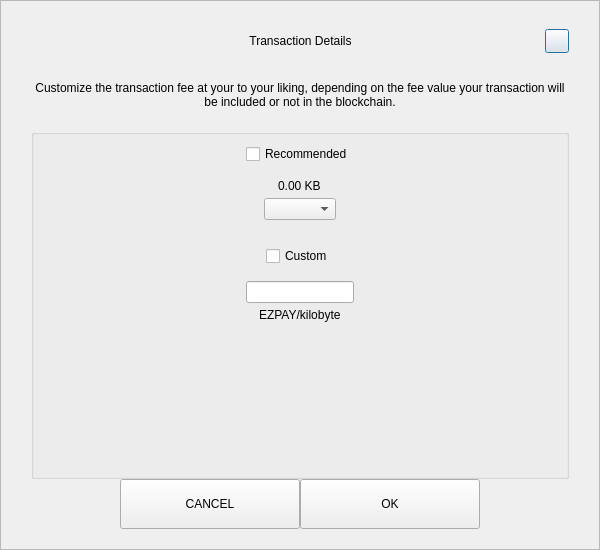
<?xml version="1.0" encoding="UTF-8"?>
<ui version="4.0">
 <class>SendCustomFeeDialog</class>
 <widget class="QDialog" name="SendCustomFeeDialog">
  <property name="geometry">
   <rect>
    <x>0</x>
    <y>0</y>
    <width>600</width>
    <height>550</height>
   </rect>
  </property>
  <property name="windowTitle">
   <string>Form</string>
  </property>
  <layout class="QVBoxLayout" name="verticalLayout_3">
   <property name="spacing">
    <number>0</number>
   </property>
   <property name="leftMargin">
    <number>0</number>
   </property>
   <property name="topMargin">
    <number>0</number>
   </property>
   <property name="rightMargin">
    <number>0</number>
   </property>
   <property name="bottomMargin">
    <number>0</number>
   </property>
   <item>
    <widget class="QFrame" name="frame">
     <property name="styleSheet">
      <string notr="true"/>
     </property>
     <property name="frameShape">
      <enum>QFrame::StyledPanel</enum>
     </property>
     <property name="frameShadow">
      <enum>QFrame::Raised</enum>
     </property>
     <layout class="QVBoxLayout" name="verticalLayout_2">
      <property name="spacing">
       <number>0</number>
      </property>
      <property name="leftMargin">
       <number>30</number>
      </property>
      <property name="topMargin">
       <number>20</number>
      </property>
      <property name="rightMargin">
       <number>30</number>
      </property>
      <property name="bottomMargin">
       <number>20</number>
      </property>
      <item>
       <layout class="QHBoxLayout" name="horizontalLayout_3">
        <property name="spacing">
         <number>0</number>
        </property>
        <item>
         <spacer name="horizontalSpacer_21">
          <property name="orientation">
           <enum>Qt::Horizontal</enum>
          </property>
          <property name="sizeHint" stdset="0">
           <size>
            <width>40</width>
            <height>20</height>
           </size>
          </property>
         </spacer>
        </item>
        <item>
         <widget class="QLabel" name="labelTitle">
          <property name="minimumSize">
           <size>
            <width>0</width>
            <height>40</height>
           </size>
          </property>
          <property name="maximumSize">
           <size>
            <width>16777215</width>
            <height>40</height>
           </size>
          </property>
          <property name="styleSheet">
           <string notr="true">padding-left:24px;</string>
          </property>
          <property name="text">
           <string>Transaction Details</string>
          </property>
          <property name="alignment">
           <set>Qt::AlignCenter</set>
          </property>
          <property name="margin">
           <number>7</number>
          </property>
         </widget>
        </item>
        <item>
         <spacer name="horizontalSpacer">
          <property name="orientation">
           <enum>Qt::Horizontal</enum>
          </property>
          <property name="sizeHint" stdset="0">
           <size>
            <width>40</width>
            <height>20</height>
           </size>
          </property>
         </spacer>
        </item>
        <item>
         <widget class="QPushButton" name="btnEsc">
          <property name="minimumSize">
           <size>
            <width>24</width>
            <height>24</height>
           </size>
          </property>
          <property name="maximumSize">
           <size>
            <width>24</width>
            <height>24</height>
           </size>
          </property>
          <property name="text">
           <string/>
          </property>
         </widget>
        </item>
       </layout>
      </item>
      <item>
       <spacer name="verticalSpacer_2">
        <property name="orientation">
         <enum>Qt::Vertical</enum>
        </property>
        <property name="sizeType">
         <enum>QSizePolicy::Fixed</enum>
        </property>
        <property name="sizeHint" stdset="0">
         <size>
          <width>20</width>
          <height>20</height>
         </size>
        </property>
       </spacer>
      </item>
      <item>
       <widget class="QLabel" name="labelMessage">
        <property name="text">
         <string>Customize the transaction fee at your to your liking, depending on the fee value your transaction will be included or not in the blockchain.</string>
        </property>
        <property name="alignment">
         <set>Qt::AlignCenter</set>
        </property>
        <property name="wordWrap">
         <bool>true</bool>
        </property>
       </widget>
      </item>
      <item>
       <spacer name="verticalSpacer_3">
        <property name="orientation">
         <enum>Qt::Vertical</enum>
        </property>
        <property name="sizeType">
         <enum>QSizePolicy::Fixed</enum>
        </property>
        <property name="sizeHint" stdset="0">
         <size>
          <width>20</width>
          <height>20</height>
         </size>
        </property>
       </spacer>
      </item>
      <item>
       <widget class="QGroupBox" name="groupBox">
        <property name="title">
         <string/>
        </property>
        <layout class="QVBoxLayout" name="verticalLayout">
         <property name="leftMargin">
          <number>12</number>
         </property>
         <property name="rightMargin">
          <number>12</number>
         </property>
         <item>
          <layout class="QVBoxLayout" name="verticalLayout_4">
           <property name="spacing">
            <number>5</number>
           </property>
           <item alignment="Qt::AlignHCenter">
            <widget class="QCheckBox" name="checkBoxRecommended">
             <property name="text">
              <string>Recommended</string>
             </property>
            </widget>
           </item>
           <item>
            <spacer name="verticalSpacer_5">
             <property name="orientation">
              <enum>Qt::Vertical</enum>
             </property>
             <property name="sizeType">
              <enum>QSizePolicy::Fixed</enum>
             </property>
             <property name="sizeHint" stdset="0">
              <size>
               <width>20</width>
               <height>10</height>
              </size>
             </property>
            </spacer>
           </item>
           <item alignment="Qt::AlignHCenter">
            <widget class="QLabel" name="labelFee">
             <property name="text">
              <string>0.00 KB</string>
             </property>
            </widget>
           </item>
           <item alignment="Qt::AlignHCenter">
            <widget class="QComboBox" name="comboBoxRecommended"/>
           </item>
          </layout>
         </item>
         <item>
          <spacer name="verticalSpacer">
           <property name="orientation">
            <enum>Qt::Vertical</enum>
           </property>
           <property name="sizeType">
            <enum>QSizePolicy::Fixed</enum>
           </property>
           <property name="sizeHint" stdset="0">
            <size>
             <width>20</width>
             <height>20</height>
            </size>
           </property>
          </spacer>
         </item>
         <item>
          <layout class="QVBoxLayout" name="verticalLayout_5">
           <property name="spacing">
            <number>5</number>
           </property>
           <item alignment="Qt::AlignHCenter">
            <widget class="QCheckBox" name="checkBoxCustom">
             <property name="text">
              <string>Custom</string>
             </property>
            </widget>
           </item>
           <item>
            <spacer name="verticalSpacer_6">
             <property name="orientation">
              <enum>Qt::Vertical</enum>
             </property>
             <property name="sizeType">
              <enum>QSizePolicy::Fixed</enum>
             </property>
             <property name="sizeHint" stdset="0">
              <size>
               <width>20</width>
               <height>10</height>
              </size>
             </property>
            </spacer>
           </item>
           <item alignment="Qt::AlignHCenter">
            <widget class="QLineEdit" name="lineEditCustomFee"/>
           </item>
           <item alignment="Qt::AlignHCenter">
            <widget class="QLabel" name="labelCustomFee">
             <property name="text">
              <string>EZPAY/kilobyte</string>
             </property>
            </widget>
           </item>
          </layout>
         </item>
         <item>
          <spacer name="verticalSpacer_4">
           <property name="orientation">
            <enum>Qt::Vertical</enum>
           </property>
           <property name="sizeHint" stdset="0">
            <size>
             <width>20</width>
             <height>40</height>
            </size>
           </property>
          </spacer>
         </item>
        </layout>
       </widget>
      </item>
      <item>
       <layout class="QHBoxLayout" name="horizontalLayout" stretch="1,2,2,1">
        <item>
         <spacer name="horizontalSpacer1">
          <property name="orientation">
           <enum>Qt::Horizontal</enum>
          </property>
          <property name="sizeHint" stdset="0">
           <size>
            <width>40</width>
            <height>20</height>
           </size>
          </property>
         </spacer>
        </item>
        <item>
         <widget class="QPushButton" name="btnCancel">
          <property name="minimumSize">
           <size>
            <width>180</width>
            <height>50</height>
           </size>
          </property>
          <property name="focusPolicy">
           <enum>Qt::NoFocus</enum>
          </property>
          <property name="text">
           <string>CANCEL</string>
          </property>
         </widget>
        </item>
        <item>
         <widget class="QPushButton" name="btnSave">
          <property name="minimumSize">
           <size>
            <width>180</width>
            <height>50</height>
           </size>
          </property>
          <property name="focusPolicy">
           <enum>Qt::NoFocus</enum>
          </property>
          <property name="text">
           <string>OK</string>
          </property>
         </widget>
        </item>
        <item>
         <spacer name="horizontalSpacer_2">
          <property name="orientation">
           <enum>Qt::Horizontal</enum>
          </property>
          <property name="sizeHint" stdset="0">
           <size>
            <width>40</width>
            <height>20</height>
           </size>
          </property>
         </spacer>
        </item>
       </layout>
      </item>
     </layout>
    </widget>
   </item>
  </layout>
 </widget>
 <resources/>
 <connections/>
</ui>
